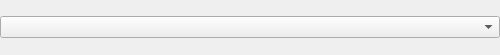
<?xml version="1.0" encoding="UTF-8"?>
<ui version="4.0">
 <class>GComboBoxWithEmptyTitleWidget</class>
 <widget class="QWidget" name="GComboBoxWithEmptyTitleWidget">
  <property name="geometry">
   <rect>
    <x>0</x>
    <y>0</y>
    <width>500</width>
    <height>55</height>
   </rect>
  </property>
  <property name="windowTitle">
   <string>Form</string>
  </property>
  <layout class="QVBoxLayout" name="verticalLayout">
   <property name="leftMargin">
    <number>0</number>
   </property>
   <property name="topMargin">
    <number>0</number>
   </property>
   <property name="rightMargin">
    <number>0</number>
   </property>
   <property name="bottomMargin">
    <number>0</number>
   </property>
   <item>
    <widget class="QComboBox" name="comboBox"/>
   </item>
  </layout>
 </widget>
 <resources/>
 <connections/>
</ui>
